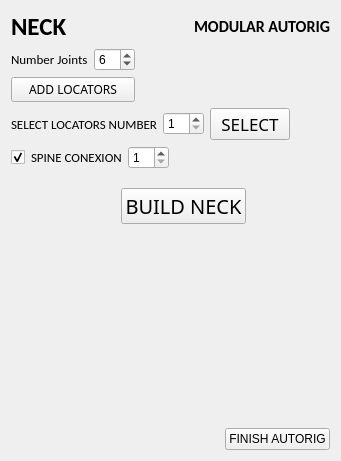
      <widget class="QWidget" name="neck">
       <attribute name="title">
        <string>Neck</string>
       </attribute>
       <layout class="QVBoxLayout" name="verticalLayout_19">
        <item>
         <layout class="QHBoxLayout" name="horizontalLayout_36">
          <item>
           <widget class="QLabel" name="label_23">
            <property name="font">
             <font>
              <family>Calibri</family>
              <pointsize>19</pointsize>
              <weight>75</weight>
              <bold>true</bold>
             </font>
            </property>
            <property name="text">
             <string>NECK</string>
            </property>
           </widget>
          </item>
          <item>
           <spacer name="horizontalSpacer_36">
            <property name="orientation">
             <enum>Qt::Horizontal</enum>
            </property>
            <property name="sizeHint" stdset="0">
             <size>
              <width>40</width>
              <height>20</height>
             </size>
            </property>
           </spacer>
          </item>
          <item>
           <widget class="QLabel" name="label_24">
            <property name="font">
             <font>
              <family>Calibri</family>
              <pointsize>12</pointsize>
              <weight>75</weight>
              <bold>true</bold>
             </font>
            </property>
            <property name="text">
             <string>MODULAR AUTORIG</string>
            </property>
           </widget>
          </item>
         </layout>
        </item>
        <item>
         <layout class="QVBoxLayout" name="verticalLayout_20">
          <item>
           <layout class="QHBoxLayout" name="horizontalLayout_32">
            <item>
             <layout class="QVBoxLayout" name="verticalLayout_21">
              <item>
               <layout class="QHBoxLayout" name="horizontalLayout_33">
                <item>
                 <widget class="QLabel" name="label_21">
                  <property name="font">
                   <font>
                    <family>Calibri</family>
                    <pointsize>10</pointsize>
                    <weight>50</weight>
                    <bold>false</bold>
                   </font>
                  </property>
                  <property name="text">
                   <string>Number Joints</string>
                  </property>
                 </widget>
                </item>
                <item>
                 <widget class="QSpinBox" name="spinBoxNeckNumberJoints">
                  <property name="minimum">
                   <number>2</number>
                  </property>
                  <property name="value">
                   <number>6</number>
                  </property>
                 </widget>
                </item>
               </layout>
              </item>
              <item>
               <widget class="QPushButton" name="neckLocsButton">
                <property name="font">
                 <font>
                  <family>Impact</family>
                 </font>
                </property>
                <property name="text">
                 <string>ADD LOCATORS</string>
                </property>
               </widget>
              </item>
             </layout>
            </item>
            <item>
             <spacer name="horizontalSpacer_33">
              <property name="orientation">
               <enum>Qt::Horizontal</enum>
              </property>
              <property name="sizeHint" stdset="0">
               <size>
                <width>40</width>
                <height>20</height>
               </size>
              </property>
             </spacer>
            </item>
           </layout>
          </item>
          <item>
           <layout class="QHBoxLayout" name="horizontalLayout_34">
            <item>
             <widget class="QLabel" name="label_22">
              <property name="font">
               <font>
                <family>Calibri</family>
                <pointsize>10</pointsize>
                <weight>50</weight>
                <bold>false</bold>
               </font>
              </property>
              <property name="text">
               <string>SELECT LOCATORS NUMBER</string>
              </property>
             </widget>
            </item>
            <item>
             <widget class="QSpinBox" name="spinNeckNumber">
              <property name="maximumSize">
               <size>
                <width>70</width>
                <height>16777215</height>
               </size>
              </property>
              <property name="minimum">
               <number>1</number>
              </property>
             </widget>
            </item>
            <item>
             <widget class="QPushButton" name="selectLocsNeck">
              <property name="maximumSize">
               <size>
                <width>100</width>
                <height>16777215</height>
               </size>
              </property>
              <property name="font">
               <font>
                <family>Impact</family>
                <pointsize>13</pointsize>
               </font>
              </property>
              <property name="text">
               <string>SELECT</string>
              </property>
             </widget>
            </item>
            <item>
             <spacer name="horizontalSpacer_34">
              <property name="orientation">
               <enum>Qt::Horizontal</enum>
              </property>
              <property name="sizeHint" stdset="0">
               <size>
                <width>40</width>
                <height>20</height>
               </size>
              </property>
             </spacer>
            </item>
           </layout>
          </item>
         </layout>
        </item>
        <item>
         <layout class="QHBoxLayout" name="horizontalLayout_37">
          <item>
           <widget class="QCheckBox" name="checkBoxNeckSpineConexion">
            <property name="text">
             <string/>
            </property>
            <property name="checked">
             <bool>true</bool>
            </property>
           </widget>
          </item>
          <item>
           <widget class="QLabel" name="label_25">
            <property name="font">
             <font>
              <family>Calibri</family>
              <pointsize>10</pointsize>
              <weight>50</weight>
              <bold>false</bold>
             </font>
            </property>
            <property name="text">
             <string>SPINE CONEXION</string>
            </property>
           </widget>
          </item>
          <item>
           <widget class="QSpinBox" name="spinSpineConexion">
            <property name="minimum">
             <number>1</number>
            </property>
           </widget>
          </item>
          <item>
           <spacer name="horizontalSpacer_37">
            <property name="orientation">
             <enum>Qt::Horizontal</enum>
            </property>
            <property name="sizeHint" stdset="0">
             <size>
              <width>40</width>
              <height>20</height>
             </size>
            </property>
           </spacer>
          </item>
         </layout>
        </item>
        <item>
         <spacer name="verticalSpacer_9">
          <property name="orientation">
           <enum>Qt::Vertical</enum>
          </property>
          <property name="sizeType">
           <enum>QSizePolicy::Fixed</enum>
          </property>
          <property name="sizeHint" stdset="0">
           <size>
            <width>16</width>
            <height>13</height>
           </size>
          </property>
         </spacer>
        </item>
        <item>
         <layout class="QHBoxLayout" name="horizontalLayout_31">
          <item>
           <spacer name="horizontalSpacer_31">
            <property name="orientation">
             <enum>Qt::Horizontal</enum>
            </property>
            <property name="sizeType">
             <enum>QSizePolicy::Fixed</enum>
            </property>
            <property name="sizeHint" stdset="0">
             <size>
              <width>110</width>
              <height>20</height>
             </size>
            </property>
           </spacer>
          </item>
          <item>
           <widget class="QPushButton" name="neckButton">
            <property name="font">
             <font>
              <family>Impact</family>
              <pointsize>15</pointsize>
             </font>
            </property>
            <property name="text">
             <string>BUILD NECK</string>
            </property>
            <property name="iconSize">
             <size>
              <width>22</width>
              <height>16</height>
             </size>
            </property>
           </widget>
          </item>
          <item>
           <spacer name="horizontalSpacer_32">
            <property name="orientation">
             <enum>Qt::Horizontal</enum>
            </property>
            <property name="sizeHint" stdset="0">
             <size>
              <width>40</width>
              <height>20</height>
             </size>
            </property>
           </spacer>
          </item>
         </layout>
        </item>
        <item>
         <spacer name="verticalSpacer_10">
          <property name="orientation">
           <enum>Qt::Vertical</enum>
          </property>
          <property name="sizeHint" stdset="0">
           <size>
            <width>20</width>
            <height>198</height>
           </size>
          </property>
         </spacer>
        </item>
        <item>
         <layout class="QHBoxLayout" name="horizontalLayout_35">
          <item>
           <spacer name="horizontalSpacer_35">
            <property name="orientation">
             <enum>Qt::Horizontal</enum>
            </property>
            <property name="sizeHint" stdset="0">
             <size>
              <width>40</width>
              <height>20</height>
             </size>
            </property>
           </spacer>
          </item>
          <item>
           <widget class="QPushButton" name="pushButtonFinishNeck">
            <property name="text">
             <string>FINISH AUTORIG</string>
            </property>
           </widget>
          </item>
         </layout>
        </item>
       </layout>
       <zorder>verticalSpacer_10</zorder>
       <zorder>verticalSpacer_9</zorder>
      </widget>
